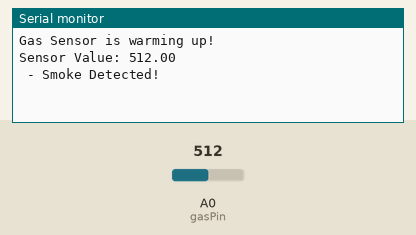
Simulated run of this sketch. Board: Arduino Uno, built with avr-gcc and run on an emulated ATmega328P. On the bench: the last lines printed to the serial monitor. The inputs (shaded band) are chosen by the test bench; at power-on: A0 (gasPin) = 512.

Above: at 11.2 s.
11.3 s: A0 (gasPin) set to 716
At 12.6 s:
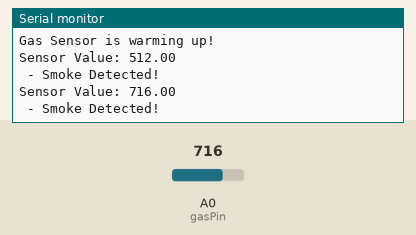
13.8 s: A0 (gasPin) set to 900
At 15.4 s:
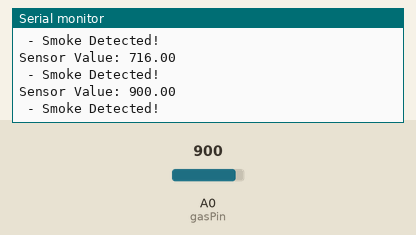
Timing chart, 0 to 16.9 s (numbered marks = the images above; inputs shaded):
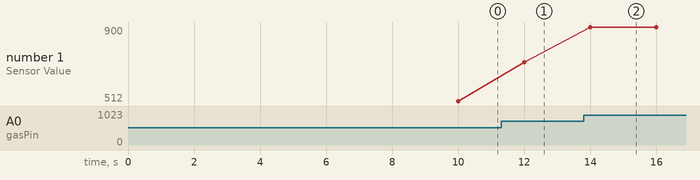

The sketch:

gas.ino
```cpp
/* Testing MQ-2 GAS sensor with serial monitor
   Suitable for detecting of LPG, i-butane, propane, methane ,alcohol, Hydrogen or smoke
   More info: http://www.ardumotive.com/how-to-use-mq2-gas-sensor-en.html
   Dev: Michalis Vasilakis // Date: 11/6/2015 // www.ardumotive.com                     */

const int gasPin = A0; //GAS sensor output pin to Arduino analog A0 pin

float sensorValue;
void setup()
{
  Serial.begin(9600); //Initialize serial port - 9600 bps
  Serial.println("Gas Sensor is warming up!");
  delay(10000); // allow the sensor to heat up for 10 secs
}

void loop()
{ sensorValue = analogRead(gasPin);
  Serial.print("Sensor Value: ");
  Serial.println(sensorValue);
  if(sensorValue>220)
  {
    Serial.print(" - Smoke Detected! ");
  }
  Serial.println("");
  delay(2000); // Print value every 1 sec.
}
```

Measured:
- after the input at 11.3 s, the serial monitor: prints a new line after 0.70 s (image 1)
- after the input at 13.8 s, the serial monitor: prints a new line after 0.20 s (image 2)
- plotted number 1: 512 → 716 after the input at 11.3 s, 716 → 900 after the input at 13.8 s
